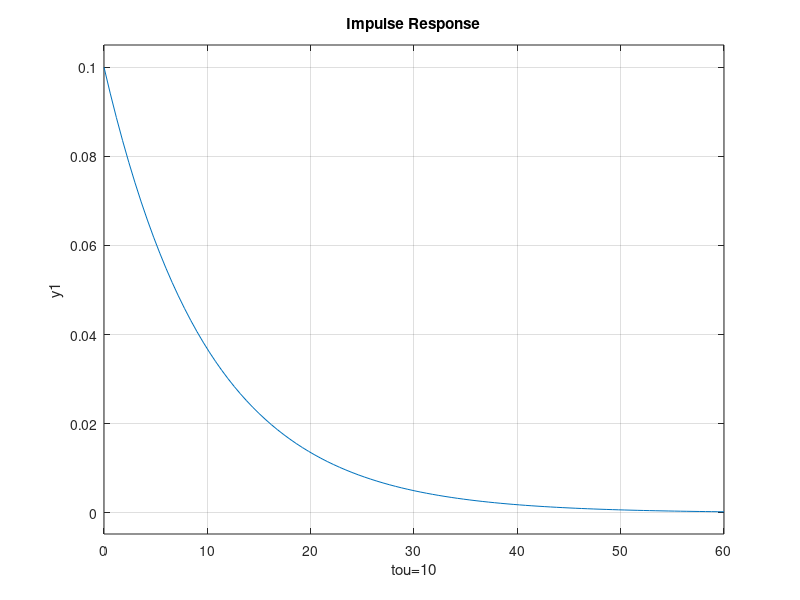

Source code (MATLAB):
clear all;
close all;
n=[1];
d1=[1 1];
d2=[5 1];
d3=[10 1];
G1=tf(n,d1);
G2=tf(n,d2);
G3=tf(n,d3);
subplot(3,1,1);
impulse(G1);
xlabel('tou=1');
subplot(3,1,2);
impulse(G2);
xlabel('tou=5');
subplot(3,1,3);
impulse(G3);
xlabel('tou=10');